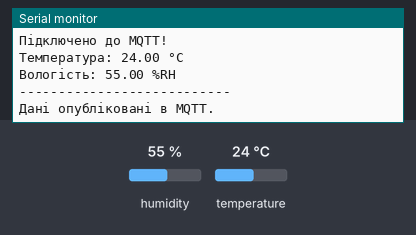
A program run on a simulated ESP8266 (NodeMCU). Shown: the last lines printed to the serial monitor. The inputs (shaded band) are chosen by the test bench; at power-on: humidity 55 %, temperature 24 °C. WiFi joins after 1.5 s; servers stay silent unless stated; no MQTT or app messages arrive unless stated.

Above: at 2.7 s.
2.8 s: humidity set to 22 %
At 5.1 s:
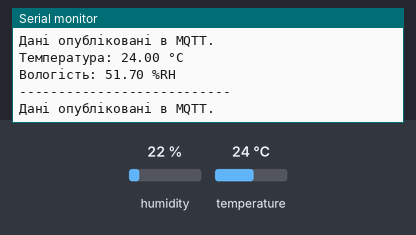
5.5 s: temperature set to 12 °C
At 6.6 s:
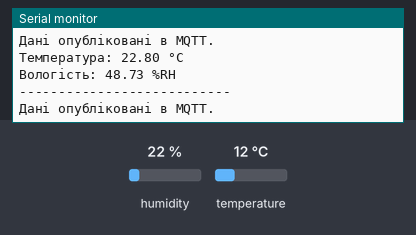
11.5 s: humidity set to 40 %
At 12.4 s:
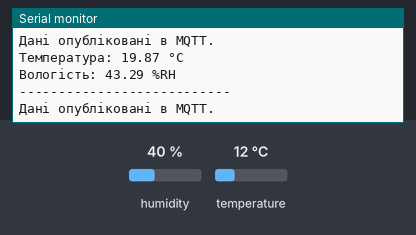
Timing chart, 0 to 14.5 s (numbered marks = the images above; inputs shaded):
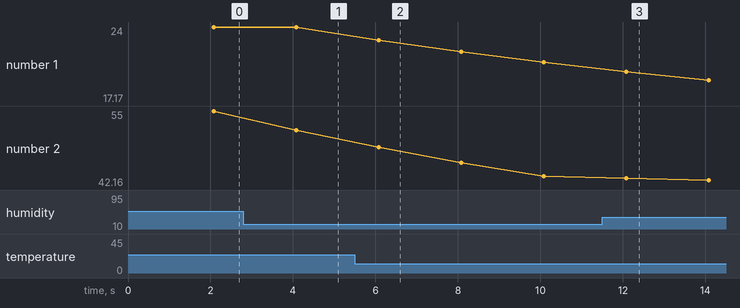

The program:

main.cpp
```cpp
#include <Arduino.h>
#include <SPI.h>
#include <Wire.h>
#include <Adafruit_GFX.h>
#include <Adafruit_SH110X.h>
#include <Adafruit_AHTX0.h>
#include <Fonts/FreeSans9pt7b.h>
#include <ESP8266WiFi.h>
#include <PubSubClient.h>
#include <ArduinoOTA.h> // Додано для OTA

// Константи для Wi-Fi
const char* ssid = "aonline";
const char* password = "1qaz2wsx3edc";

// Константи для MQTT
const char* MQTT_BROKER = "greenhouse.net.ua";
const char* MQTT_TOPIC_TEMP = "aparts/temp_in";
const char* MQTT_TOPIC_HUMIDITY = "aparts/humidity_in";
const char* MQTT_USER = "mqtt";
const char* MQTT_PASSWORD = "qwerty";

// Клас для роботи з Wi-Fi
class WiFiConnection {
private:
    unsigned long previousMillis;  // Для перевірки підключення
    const unsigned long interval = 10000;   // Інтервал перевірки підключення (10 секунд)

public:
    // Конструктор
    WiFiConnection() : previousMillis(0) {}

    // Метод для підключення до Wi-Fi
    void connect() {
        Serial.print("Підключення до мережі Wi-Fi: ");
        Serial.println(ssid);

        WiFi.begin(ssid, password);
        while (WiFi.status() != WL_CONNECTED) {
            delay(500);  // Очікуємо підключення
            Serial.print(".");
        }

        Serial.println();
        Serial.println("Підключено до Wi-Fi!");
        Serial.print("IP адреса: ");
        Serial.println(WiFi.localIP());
    }

    // Метод для перевірки підключення та перепідключення при втраті з'єднання
    void checkConnection() {
        unsigned long currentMillis = millis();

        // Перевіряємо підключення кожні 10 секунд
        if (currentMillis - previousMillis >= interval) {
            previousMillis = currentMillis;

            // Якщо не підключено до Wi-Fi, спробуємо знову підключитися
            if (WiFi.status() != WL_CONNECTED) {
                Serial.println("З'єднання втрачено. Спроба перепідключитися...");
                connect();
            } else {
                Serial.println("Wi-Fi підключення активне.");
            }
        }
    }
};

// Клас для роботи з сенсором AHT20
class AHT20Sensor {
private:
    Adafruit_AHTX0 aht;
    float smoothedTemperature; // Згладжена температура
    float smoothedHumidity;    // Згладжена вологість
    bool initialized;          // Прапорець для перевірки ініціалізації
    unsigned long previousMillis;        // Для зберігання попереднього часу
    const long interval = 2000;          // Інтервал зчитування даних з сенсора (2 секунди)

public:
    // Конструктор
    AHT20Sensor() : smoothedTemperature(0.0), smoothedHumidity(0.0), initialized(false), previousMillis(0) {}

    // Метод для ініціалізації сенсора
    bool begin() {
        if (aht.begin()) {
            Serial.println("AHT20 успішно ініціалізовано!");
            return true;
        } else {
            Serial.println("Помилка ініціалізації AHT20.");
            return false;
        }
    }

    // Метод для зчитування даних з сенсора
    void readData() {
        sensors_event_t humidity_event, temp_event;
        aht.getEvent(&humidity_event, &temp_event);

        // Ініціалізація згладжених значень при першому зчитуванні
        if (!initialized) {
            smoothedTemperature = temp_event.temperature; // ініціалізуємо згладжену температуру
            smoothedHumidity = humidity_event.relative_humidity; // ініціалізуємо згладжену вологість
            initialized = true; // Помічаємо, що ми вже ініціалізували
        } else {
            // Згладжування температури та вологості
            smoothedTemperature = 0.9 * smoothedTemperature + 0.1 * temp_event.temperature;
            smoothedHumidity = 0.9 * smoothedHumidity + 0.1 * humidity_event.relative_humidity;
        }
    }

    // Метод для виведення даних у серійний монітор
    void printData() {
        Serial.print("Температура: ");
        Serial.print(smoothedTemperature);
        Serial.println(" °C");

        Serial.print("Вологість: ");
        Serial.print(smoothedHumidity);
        Serial.println(" %RH");

        Serial.println("---------------------------");
    }

    // Метод для оновлення даних з певним інтервалом
    void update() {
        unsigned long currentMillis = millis();  // Отримуємо поточний час

        // Перевіряємо, чи минув заданий інтервал
        if (currentMillis - previousMillis >= interval) {
            // Оновлюємо час для наступного зчитування
            previousMillis = currentMillis;

            // Зчитуємо та виводимо дані
            readData();
            printData();
        }
    }

    // Геттери для отримання згладжених значень
    float getSmoothedTemperature() {
        return smoothedTemperature;
    }

    float getSmoothedHumidity() {
        return smoothedHumidity;
    }
};

// Клас для роботи з MQTT
class MQTTConnection {
private:
    WiFiClient espClient;        // Клієнт для Wi-Fi
    PubSubClient client;         // Об'єкт для роботи з MQTT
    const char* mqttBroker;      // Адреса брокера MQTT
    const char* mqttUser;        // Логін для MQTT
    const char* mqttPassword;    // Пароль для MQTT
    const char* tempTopic;       // Топік для температури
    const char* humidityTopic;   // Топік для вологості
    unsigned long previousMillis; // Час останньої передачі даних
    const unsigned long publishInterval = 2000; // Інтервал передачі даних до MQTT (2 секунди)
    unsigned long lastPublishTime; // Для зберігання часу останньої передачі

public:
    // Конструктор класу
    MQTTConnection(const char* broker, const char* user, const char* password, const char* tempTopic, const char* humidityTopic)
      : mqttBroker(broker), mqttUser(user), mqttPassword(password), tempTopic(tempTopic), humidityTopic(humidityTopic), client(espClient), previousMillis(0), lastPublishTime(0) {}

    // Метод для підключення до MQTT-брокера
    void connect() {
        client.setServer(mqttBroker, 1883); // Встановлюємо брокера і порт

        // Підключення до брокера MQTT
        if (!client.connected()) {
            Serial.println("Підключення до MQTT...");
            if (client.connect("ESP8266Client", mqttUser, mqttPassword)) {
                Serial.println("Підключено до MQTT!");
            } else {
                Serial.print("Не вдалося підключитися до MQTT. Помилка: ");
                Serial.println(client.state());
                delay(2000); // Затримка перед наступною спробою підключення
            }
        }
    }

    // Метод для перевірки підключення до MQTT
    void checkConnection() {
        if (!client.connected()) {
            connect(); // Спробувати перепідключитися, якщо втрачено з'єднання
        }
        client.loop(); // Обробка вхідних повідомлень
    }

    // Метод для публікації даних у MQTT
    void publishData(float temperature, float humidity) {
        unsigned long currentMillis = millis(); // Отримуємо поточний час

        // Публікуємо дані з певним інтервалом
        if (currentMillis - lastPublishTime >= publishInterval) {
            lastPublishTime = currentMillis; // Оновлюємо час останньої публікації

            // Формуємо повідомлення та публікуємо
            String tempString = String(temperature);
            String humidityString = String(humidity);
            client.publish(tempTopic, tempString.c_str());
            client.publish(humidityTopic, humidityString.c_str());
            Serial.println("Дані опубліковані в MQTT.");
        }
    }
};

// Створюємо об'єкти класів
WiFiConnection wifi;
AHT20Sensor sensor;
MQTTConnection mqtt(MQTT_BROKER, MQTT_USER, MQTT_PASSWORD, MQTT_TOPIC_TEMP, MQTT_TOPIC_HUMIDITY);

// Функція налаштування
void setup() {
    Serial.begin(115200);
    while (!Serial) delay(10); // Чекаємо на підключення серійного монітора

    // Підключення до Wi-Fi
    wifi.connect();

    // Ініціалізація сенсора
    if (!sensor.begin()) {
        while (1) delay(10); // Зупиняємо програму, якщо не вдалося ініціалізувати сенсор
    }

    // Підключення до MQTT
    mqtt.connect();

    // Налаштування OTA
    ArduinoOTA.onStart([]() {
        String type;
        if (ArduinoOTA.getCommand() == U_FLASH) {
            type = "flash";
        } else {
            type = "sketch";
        }
        Serial.println("Початок оновлення " + type);
    });

    ArduinoOTA.onEnd([]() {
        Serial.println("\nЗавершено оновлення");
    });

    // Оновлення прогресу
    ArduinoOTA.onProgress([](unsigned int progress, unsigned int total) {
        Serial.printf("Прогрес: %u%%\r", (progress / (total / 100)));
    });

    // Обробка помилки
    ArduinoOTA.onError([](unsigned int error) {
        Serial.printf("Помилка [%u]: ", error);
        if (error == OTA_END_ERROR) {
            Serial.println("Відключення від живлення під час оновлення");
        }
    });
    ArduinoOTA.begin(); // Ініціалізація OTA
}

// Основний цикл
void loop() {
    // Оновлення OTA
    ArduinoOTA.handle(); // Обробка OTA

    // Перевірка з'єднання з Wi-Fi
    wifi.checkConnection();

    // Перевірка з'єднання з MQTT
    mqtt.checkConnection();

    // Оновлення даних з сенсора
    sensor.update();

    // Публікація даних у MQTT
    mqtt.publishData(sensor.getSmoothedTemperature(), sensor.getSmoothedHumidity());
}
```

Measured:
- after the input at 2.8 s, the serial monitor: prints a new line after 1.3 s (image 1)
- after the input at 5.5 s, the serial monitor: prints a new line after 0.58 s (image 2)
- after the input at 11.5 s, the serial monitor: prints a new line after 0.58 s (image 3)
- plotted number 1: 24 → 20.75 after the input at 5.5 s
- plotted number 2: 55 → 51.7 after the input at 2.8 s, 43.65 → 42.16 after the input at 11.5 s
